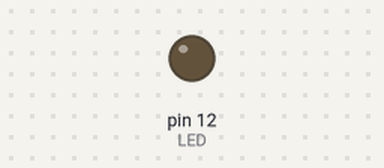
A sketch run on a simulated Arduino Uno, built with avr-gcc and run on an emulated ATmega328P. Shown: output pins drawn as LEDs (lit = HIGH).

Above: at 1.2 s.
At 8.7 s:
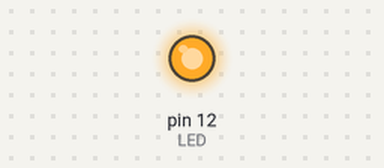
Timing chart, 0 to 9.1 s (numbered marks = the images above):
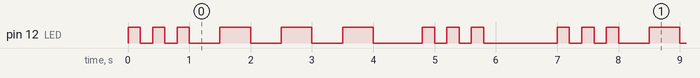

Measured:
- by itself, pin 12 (LED): repeats every 7.0 s: 2 × (LOW 0.20 s, HIGH 0.20 s), 3 × (LOW 0.50 s, HIGH 0.50 s), LOW 0.80 s, 2 × (HIGH 0.20 s, LOW 0.20 s), HIGH 0.20 s, LOW 1.2 s, HIGH 0.20 s
- by itself, everything shown: repeats every 7.0 s, in 18 steps

The sketch:

blinking_led.ino
```cpp
int LED = 12;
void setup() {
pinMode(LED, OUTPUT);
}

void loop() {
blink(200); blink(200); blink(200); //S
delay(300); //Delay between letters
blink(500); blink(500); blink(500); //O
delay(300); //delay between letters
blink(200); blink(200); blink(200); //S
delay(1000); // 1 second delay at the end to seperate SOS's

}

void blink(int duration){
  digitalWrite(LED,HIGH);
  delay(duration);
  digitalWrite(LED,LOW);
  delay(duration);
}
```
